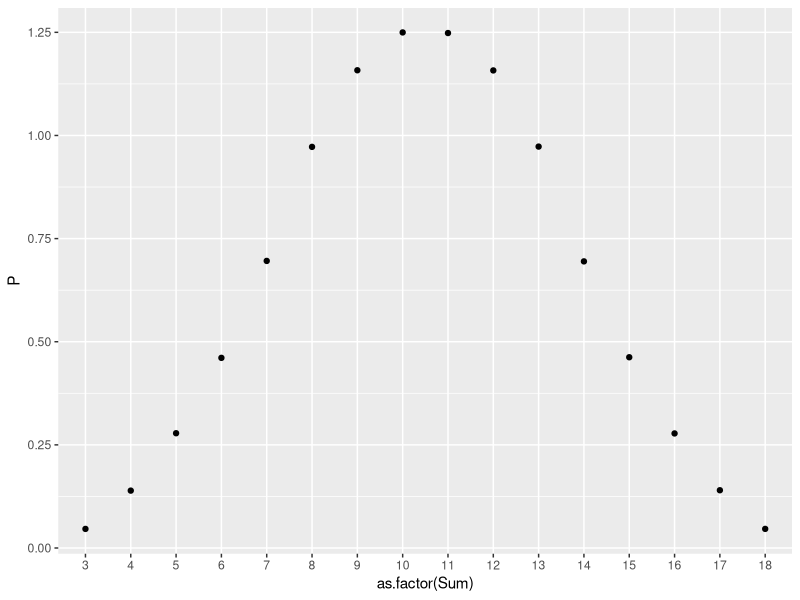
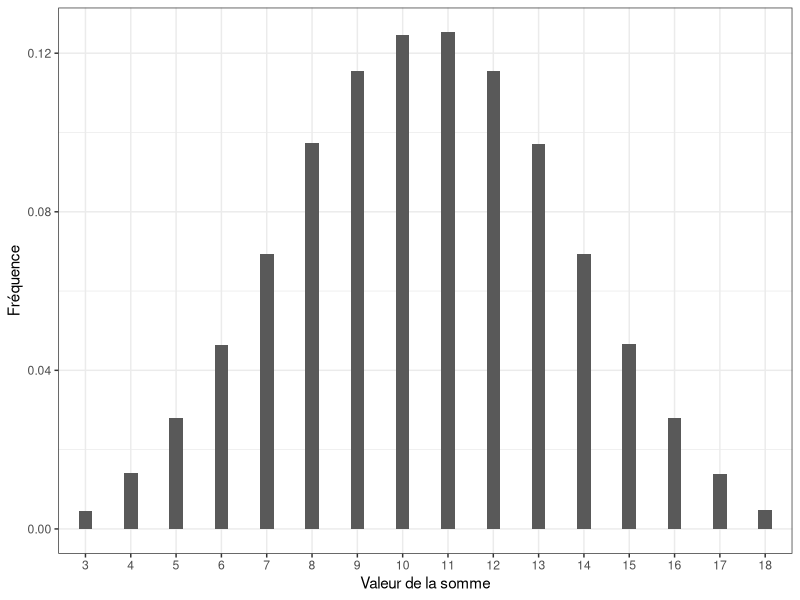

Write R code to recreate these figures, in order. (Note: this script raises an error after producing the figures.)
## ---- chunk 1
dice <- function(faces = 6, n = 100)
{
  sample(x=seq(from = 1, to = faces, by = 1), size=n,
  replace=TRUE);
}
dice(6,400)
## ---- chunk 2
experiment <- function(faces = 6,n=100){
  
dice1<-dice(faces,n);
dice2<-dice(faces,n);
dice3<-dice(faces,n);

data.frame(Dice1 = dice1,
           Dice2 = dice2,
           Dice3 = dice3);
}

## ---- chunk 3
library(dplyr)
experiment(6,400) %>% mutate(Sum=Dice1+Dice2+Dice3) -> df02;
df02;
## ---- chunk 4
df02%>%group_by(Sum)%>%summarise(N=n())
## ---- chunk 5
experiment(6,10000) %>% mutate(Sum=Dice1+Dice2+Dice3) -> df03;
df03%>%group_by(Sum)%>%summarise(N=n()) %>% mutate(P=N/1E6);
## ---- chunk 6
library(ggplot2);
experiment(6,10000000) %>% mutate(Sum=Dice1+Dice2+Dice3) -> df04;
df04%>%group_by(Sum)%>%summarise(N=n()) %>% mutate(P=N/1E6)%>%ggplot(aes(x=as.factor(Sum), y=P))+geom_point();
## ---- chunk 7
experiment(6,1000000) %>% mutate(Sum=Dice1+Dice2+Dice3) %>%ggplot(aes(x=as.factor(Sum),))+geom_bar(aes(y=(..count..)/sum(..count..)),width=0.3)+xlab("Valeur de la somme")+ylab("Fréquence")+ylim(0,NA)+theme_bw();
## ---- chunk 8
n=1000
experiment(6,n) %>% mutate(Sum=Dice1+Dice2+Dice3)%>%group_by(Sum)%>%summarise(N=n())%>%filter(Sum==9)%>%mutate(Freq=N/n)->tab9
tab9%>%mutate(sigma=sqrt(Freq*(1-Freq)))
## ---- chunk 9
n=1000
experiment(6,n) %>% mutate(Sum=Dice1+Dice2+Dice3)%>%group_by(Sum)%>%summarise(N=n())%>%filter(Sum==10)%>%mutate(Freq=N/n)->tab10
tab10%>%mutate(sigma=sqrt(Freq*(1-Freq)))

## ---- chunk 10
phi95=qnorm(0.975)
tab9%>%mutate(sigma=sqrt(Freq*(1-Freq)))%>%mutate(Binf=Freq-phi95*sigma/sqrt(n))%>%mutate(Bsup=Freq+phi95*sigma/sqrt(n))->tab2.9
tab2.9
## ---- chunk 11
phi95=qnorm(0.975)
tab10%>%mutate(sigma=sqrt(Freq*(1-Freq)))%>%mutate(Binf=Freq-phi95*sigma/sqrt(n))%>%mutate(Bsup=Freq+phi95*sigma/sqrt(n))->tab2.10
tab2.10
## ---- chunk 12
experiment(6,n) %>% mutate(Sum=Dice1+Dice2+Dice3)%>%group_by(Sum)%>%summarise(N=n()) %>% mutate(P=N/1E6)%>%ggplot(aes(x=as.factor(Sum), y=P))+geom_point()+geom_errorbarh(xmin=tab2.9%>%Binf, xmax=tab2.9%>%Bsup)

